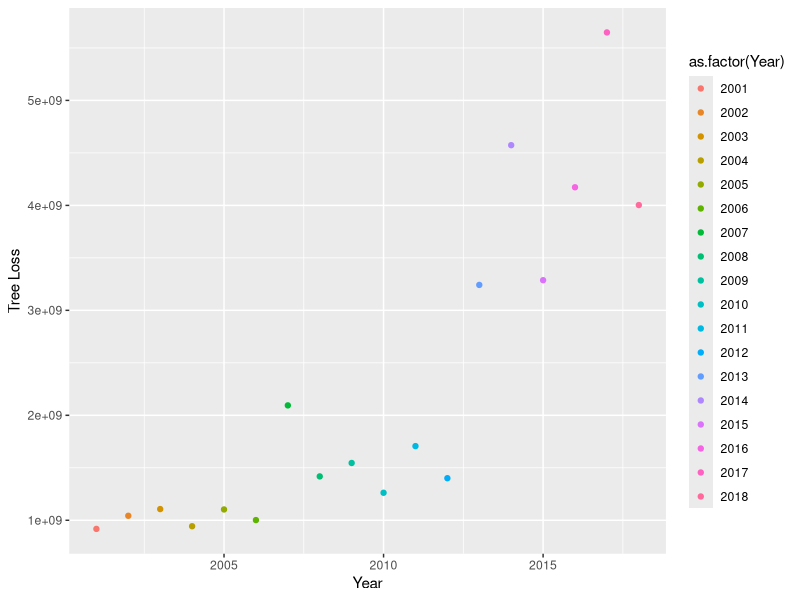
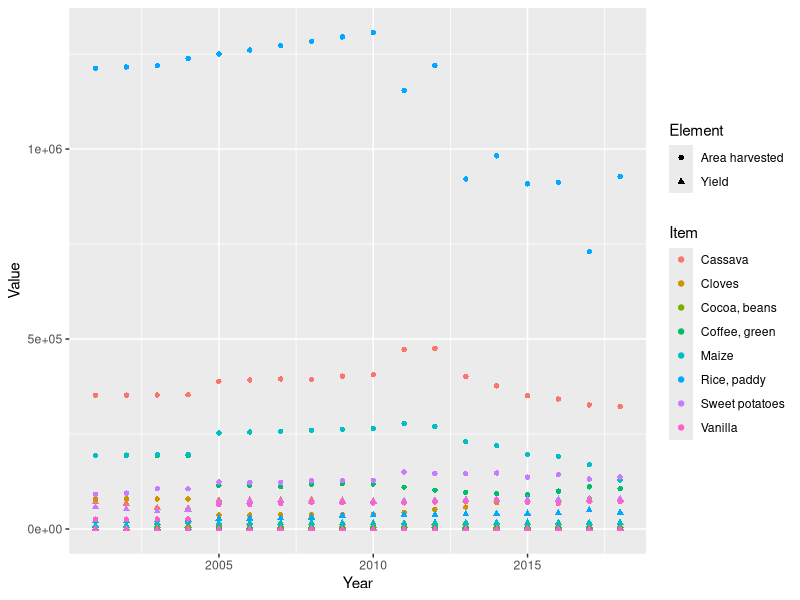
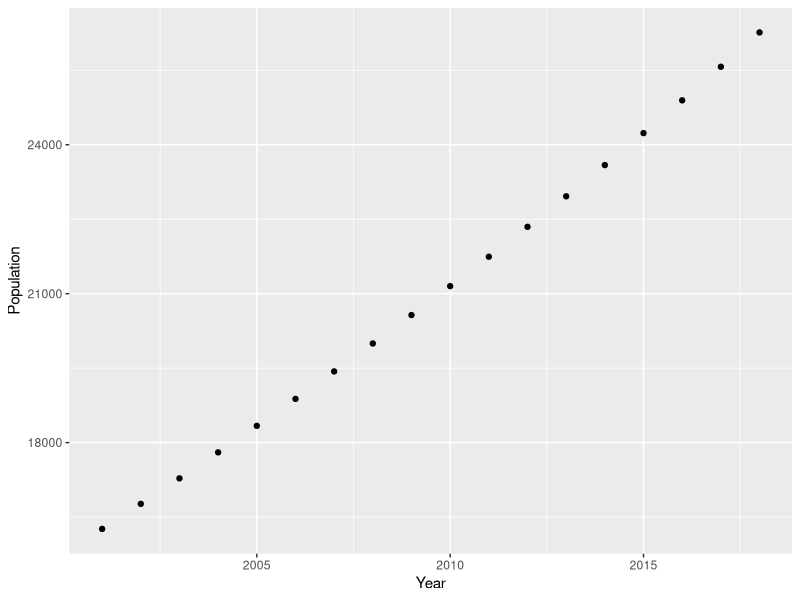
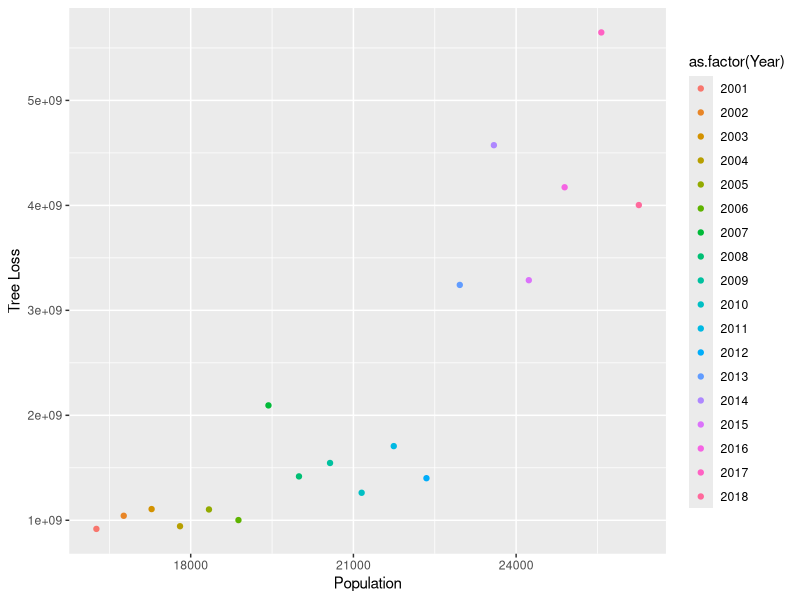
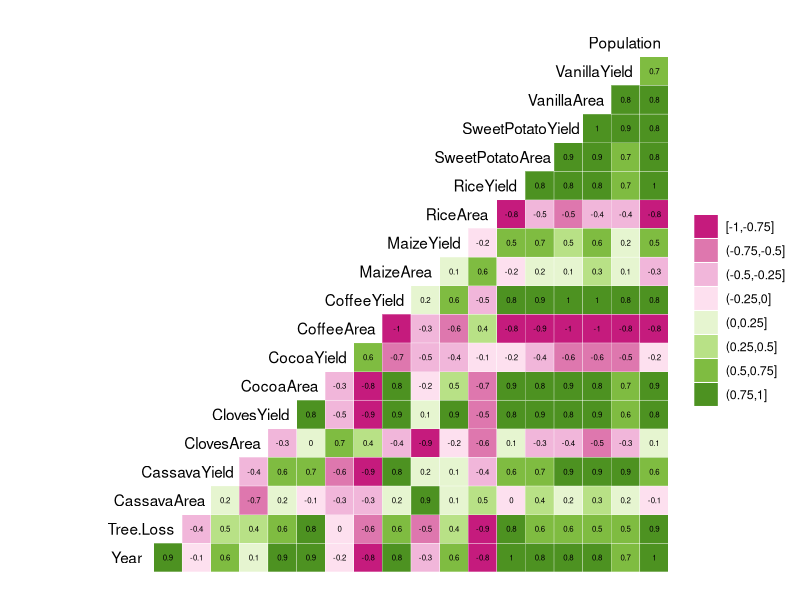
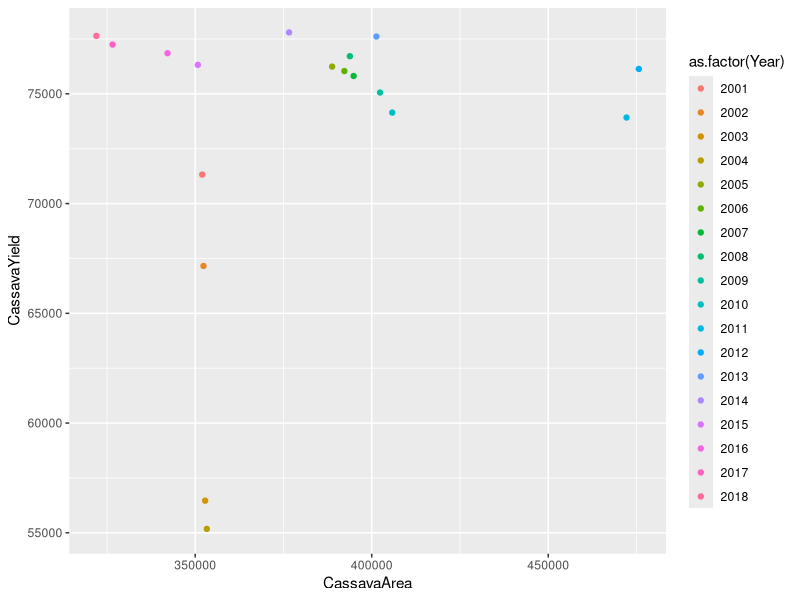
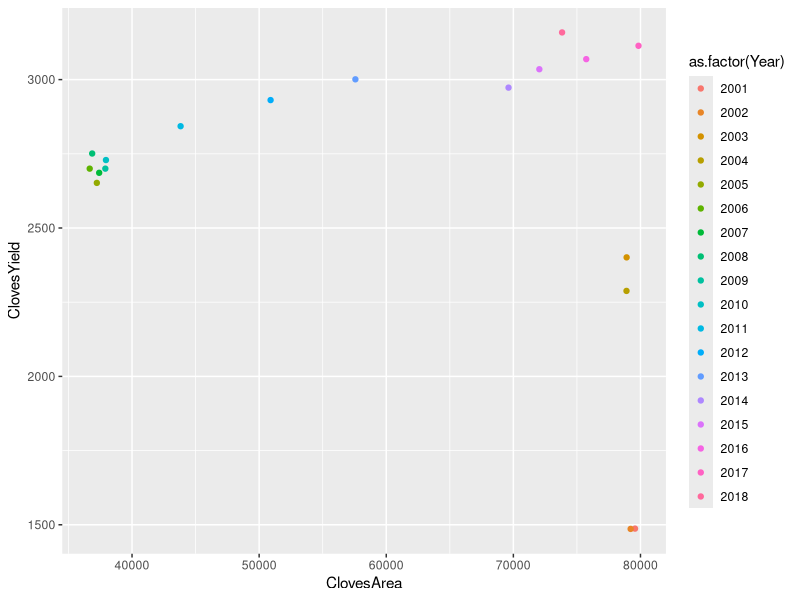
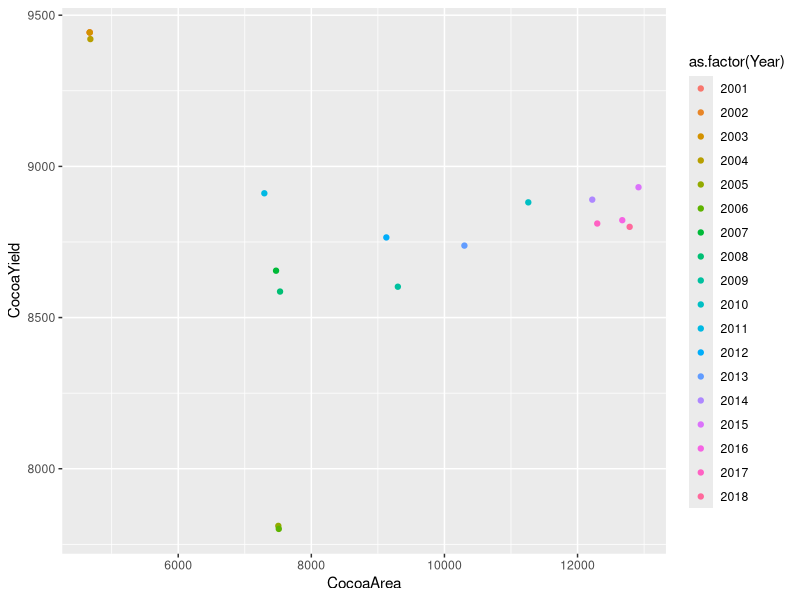

Source code (R) for these figures, in order:
## ---- chunk 1
knitr::opts_chunk$set(echo = TRUE)
## ---- chunk 2
getwd()
library(tidyverse)
library(ggridges)
library(corrplot)
library(ggplot2)
library(GGally)
FullData <- read.csv("../ProcessedData/FullData.csv")
CropData <- read.csv("../RawData/CropData.csv")
## ---- chunk 3
TreeLossByYear <- ggplot(FullData, aes(x = Year, y = Tree.Loss, color = as.factor(Year) )) + 
  geom_point() +
  xlab("Year") +
  ylab("Tree Loss")
TreeLossByYear

## ---- chunk 4
CropPlot <- 
  ggplot(CropData, aes(x = Year, y = Value, shape = Element, color = Item)) +
  geom_point() 
print(CropPlot)
## ---- chunk 5
PopulationByYear <- 
  ggplot(FullData, aes(x = Year, y = Population)) + 
  geom_point() +
  xlab("Year") +
  ylab("Population") 
PopulationByYear

PopulationByTreeLoss <- ggplot(FullData, aes(x = Population, y = Tree.Loss, color = as.factor(Year) )) + 
  geom_point() +
  xlab("Population") +
  ylab("Tree Loss")
PopulationByTreeLoss
## ---- chunk 6
correlation <- ggcorr(FullData, nbreaks = 8, digits = 2, label = TRUE, label_size = 2, hjust = .9, layout.exp = 4, palette = "PiYG")
print(correlation)

## ---- chunk 7
CassavaPlot <- ggplot(FullData, aes(x = CassavaArea, y = CassavaYield, color= as.factor(Year))) + 
  geom_point()
CassavaPlot

ClovesPlot <- ggplot(FullData, aes(x = ClovesArea, y = ClovesYield, color= as.factor(Year))) + 
  geom_point()
ClovesPlot

CocoaPlot <- ggplot(FullData, aes(x = CocoaArea, y = CocoaYield, color= as.factor(Year))) + 
  geom_point()
CocoaPlot

CoffeePlot <- ggplot(FullData, aes(x = CoffeeArea, y = CoffeeYield, color= as.factor(Year))) + 
  geom_point()
CoffeePlot #very clear example of increased agricultural intensity over time less area needed to create higher yield

MaizePlot <- ggplot(FullData, aes(x = MaizeArea, y = MaizeYield, color= as.factor(Year))) + 
  geom_point()
MaizePlot

RicePlot <- ggplot(FullData, aes(x = RiceArea, y = RiceYield, color= as.factor(Year))) + 
  geom_point()
RicePlot #really interesting pattern of increased agricultural intensity - showing learning curve over time 

SweetPotatoPlot <- ggplot(FullData, aes(x = SweetPotatoArea, y = SweetPotatoYield, color= as.factor(Year))) + 
  geom_point()
SweetPotatoPlot #shows opposite trend - relationship between area and yield appears to remain constant throughout years

VanillaPlot <- ggplot(FullData, aes(x = VanillaArea, y = VanillaYield, color= as.factor(Year))) + 
  geom_point()
VanillaPlot #shows huge jump in vanilla yield around 2005, then yield and area seem to stabilize (indicating some sort of carryign capacity)



## ---- chunk 8
CassavaIntensity <- FullData$CassavaYield/FullData$CassavaArea 

